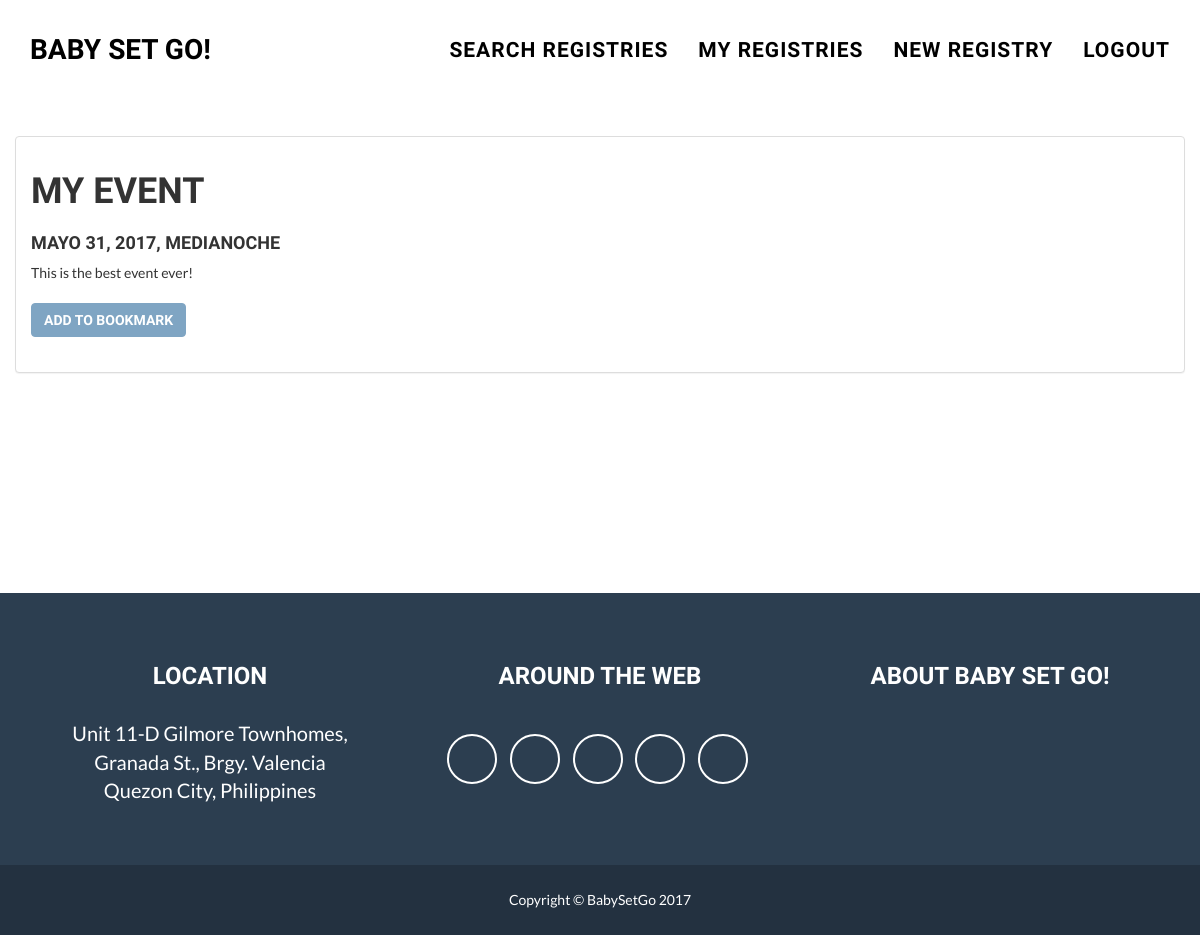
/registry/registry/detail/1/ (signed in), run on an earlier commit of the app's database.
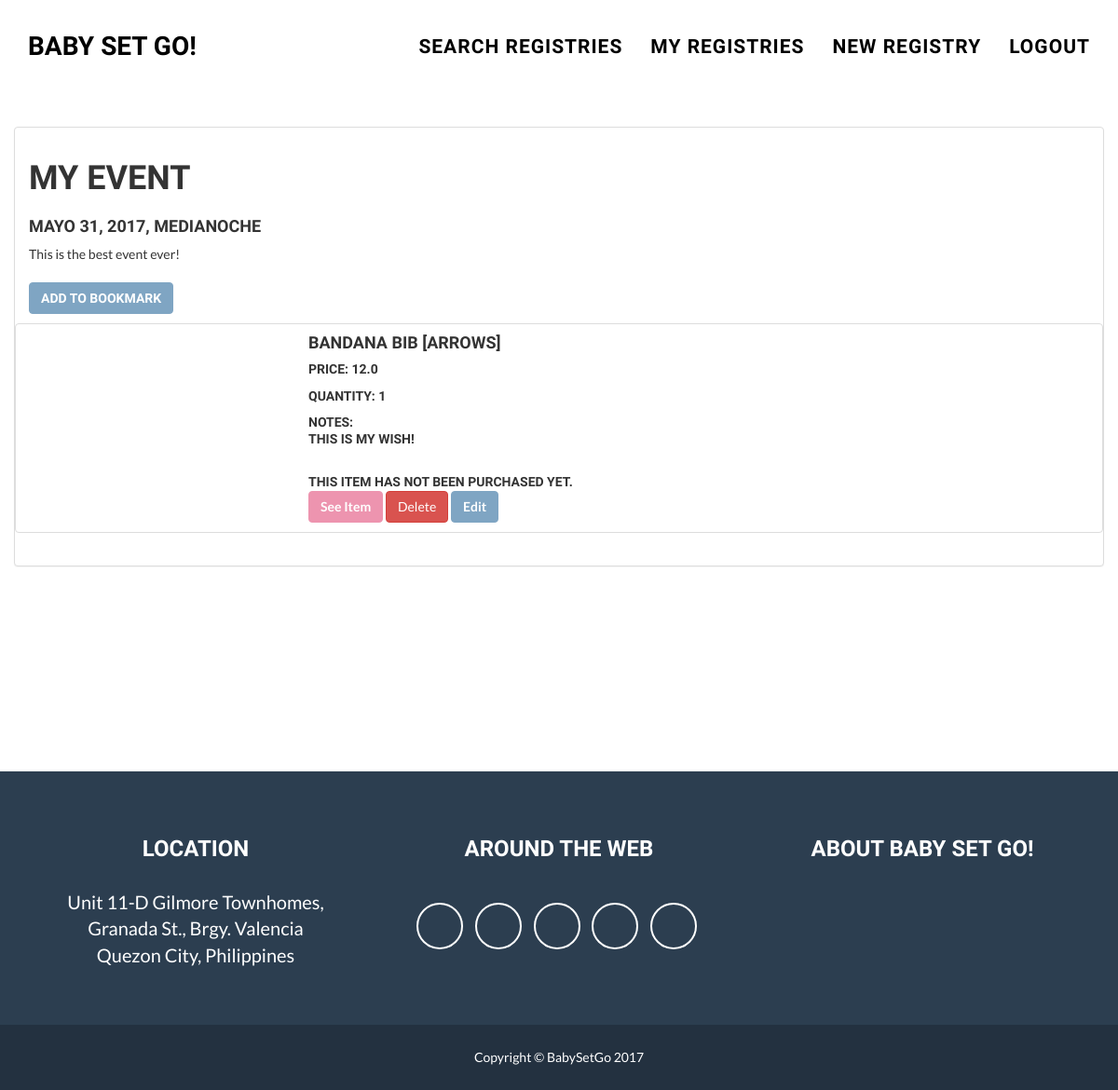
And on a later commit of the database.
### registry/models.py (models this page shows, shortened)
class Registry(models.Model):
    delivery_options = (('venue','Venue'),('address','Home Address'))
    name = models.CharField(max_length=255)
    slug = extension_fields.AutoSlugField(populate_from='id', blank=True)
    created = models.DateTimeField(auto_now_add=True, editable=False)
    last_updated = models.DateTimeField(auto_now=True, editable=False)
    id = models.AutoField(primary_key=True)
    event_description = models.CharField(max_length=1000, null=True)
    event_date = models.DateTimeField(null=True, blank=False)
    event_venue = models.CharField(max_length=255, blank=False)
    name_baby = models.CharField(max_length=255, blank=False)
    name_mother = models.CharField(max_length=255, blank=False)
    name_father = models.CharField(max_length=255, blank=False)
    address = models.CharField(max_length=255, blank=False)
    delivered_where = models.CharField(choices=delivery_options,max_length=30, blank=False)
    due_date = models.DateField(blank=True, null=True)
    baby_birthdate = models.DateField(blank=True)
    created_by = models.ForeignKey(settings.AUTH_USER_MODEL, )
    class Meta:
        ordering = ('-created',)

class RegistryItem(models.Model):
    id = models.AutoField(primary_key=True)
    name = models.CharField(max_length=255)
    slug = extension_fields.AutoSlugField(populate_from='id', blank=True)
    created = models.DateTimeField(auto_now_add=True, editable=False)
    last_updated = models.DateTimeField(auto_now=True, editable=False)
    bought_by = models.TextField(max_length=1000, null=True, blank=True)
    message = models.TextField(max_length=10000, null=True, blank=True)
    bought = models.BooleanField()
    price_from_vendor = models.TextField(max_length=100)
    price_display = models.TextField(max_length=100)
    item_url = models.TextField(max_length=300)
    img_url =  models.TextField(max_length=300)
    item_notes = models.TextField(max_length=300)
    quantity = models.IntegerField()
    quantity_bought = models.IntegerField()
    registry = models.ForeignKey('registry.Registry', )
    class Meta:
        ordering = ('-created',)

### registry/views.py (the view)
# urls.py: url(r'^registry/registry/detail/(?P<pk>\S+)/$', views.RegistryDetailView.as_view(), name='registry_registry_detail'),
@method_decorator(must_be_yours, name='dispatch')
class RegistryDetailView(DetailView):
    template_name = 'registry/registry.html'
    model = Registry

### base/context_processors.py (called while the page is built)
def breadcrumbs(request):
    try:
        view_name = resolve(request.path_info).url_name
    except:
        return {}
    if view_name in breadcrumbs_views:
        return {'breadcrumbs': breadcrumbs_views[view_name]}
    return {}

def add_login_form(request):
    return {
        'login_form': LoginForm(),
    }

### registry/views.py (called while the page is built)
def must_be_yours(func):
    def check_and_call(request, *args, **kwargs):
        pk = kwargs["pk"]
        registry = Registry.objects.get(pk=pk)
        if not (registry.created_by.id == request.user.id):
            return HttpResponse("It is not yours ! You are not permitted !",
                        content_type="application/json", status=403)
        return func(request, *args, **kwargs)
    return check_and_call

### registry/templates/registry/registry.html (shortened to what this page needs)
{% extends 'baby/base.html' %}
{% load static %}
{% load i18n %}
{% block content %}
<div class="container">
    <div class="row row-centered home-cards">
        <div class="panel card panel-default">
            <div class="panel-body">
                <h1>{{ object.name }}<a href="#"></a></h1>
                <h3>{{ object.event_date }}</h3>
                <p>
                    {{ object.event_description }}
                </p>
                <h3><a href="javascript:(function(d){var js = document.createElement('script');js.src='//ajax.googleapis.com/ajax/libs/jquery/1.12.4/jquery.min.js';document.head.appendChild(js);var s=d.createElement('script');s.type='text/javascript';s.async=true;s.src='https://localhost:8000/static/js/babysetgo-add-items.js?v='+parseInt(Math.random()*99999999);s.id='babysetgo';s.setAttribute('reg_id',{{object.id}});d.body.appendChild(s);var c=d.createElement('link');c.type='text/css';c.rel='stylesheet';c.href='https://localhost:8000/static/css/modal.css';d.body.appendChild(c);}(document));" class="col-centered btn btn-primary">Add to Bookmark</a></h3>
                <div class="list-group django-list">
                    {% for item in object.registryitem_set.all %}
                    <div class="list-group-item row">
                        <div class="img-separator col-md-3">
                        </div>
                        <div class="text-separator col-md-9">
                            <h4 class="list-group-item-heading">{{ item.name }}</h4>
                            <h5 class="list-group-item-text">Price: {{ item.price_from_vendor }}</h5>
                            <h5 class="list-group-item-text">Quantity: {{ item.quantity }}</h5>
                            <h5 class="list-group-item-text">Notes: <br>{{ item.item_notes }}</h5>
                            {% if item.bought == 1 %}
                                <h5 class="list-group-item-text"><br>{{ item.quantity_bought }} / {{ item.quantity }}&nbsp has been purchased.</h5>
                                <h5 class="list-group-item-text"><br>Purchased by: &nbsp {{ item.bought_by }}</h5>
                            {% else %}
                                <h5 class="list-group-item-text"><br>This item has not been purchased yet.</h5>
                            {% endif %}
                            <a href="{{ item.item_url }}" class="col-centered btn btn-info">See Item</a>
                            <a href="{% url 'registry_registryitem_delete' object.id %}?item_id={{ item.id }}" class="col-centered btn btn-danger delete-button" type="button">Delete</a>
                            <a href="{% url 'registry_registryitem_update' item.id %}" class="col-centered btn btn-primary edit-button" type="button">Edit</a>
                        </div>
                    </div>
                    {% endfor %}
                </div>
            </div>
        </div>
    </div>
</div>
{% endblock %}

### base/templates/baby/base.html (shortened to what this page needs)
{% load static %}
{% load i18n %}
<!DOCTYPE html>
<html lang="en">
<head>
    <link rel="stylesheet" href="//code.jquery.com/ui/1.12.0/themes/base/jquery-ui.css">
    <link rel="stylesheet" href="https://maxcdn.bootstrapcdn.com/bootstrap/3.3.7/css/bootstrap.min.css" media="screen" title="no title" charset="utf-8">
    <link href="{% static 'css/vendors/bootstrap.min.css' %}" rel="stylesheet">
    <link href="{% static 'css/vendors/font-awesome.min.css' %}" rel="stylesheet" type="text/css">
    <link href="{% static 'css/freelancer.css' %}" rel="stylesheet">
    <link href="{% static 'css/baby_theme.css' %}" rel="stylesheet">
</head>
<body id="page-top" class="index">
    {% include "baby/base_navbar.html" %}
    {% include "baby/base_header.html" %}
    <main class="baby">
        {% block content %}
        {% endblock %}
    </main>
    <footer class="footer">
        {% include "baby/base_footer.html" %}
    </footer>
</body>
</html>

### base/templates/baby/base_navbar.html (shortened to what this page needs)
{% load i18n %}
{% load static %}
    <nav id="mainNav" class="navbar navbar-default navbar-fixed-top navbar-custom">
        <div class="container">
            <div class="navbar-header page-scroll">
                {% if not request.path == '/' %}
                <a class="navbar-brand" href="/">Baby Set Go!</a>
                {% endif %}
            </div>
            <div class="collapse navbar-collapse" id="bs-example-navbar-collapse-1">
              {% if not request.path == '/' %}
                <ul class="nav navbar-nav navbar-right">
                      <li class="page-scroll">
                          <a href="#registry">Search Registries</a>
                      </li>
                    {% if user.is_authenticated %}
                      <li class="page-scroll">
                          <a href="{% url 'home' %}">My Registries</a>
                      </li>
                      <li class="page-scroll">
                          <a href="{% url 'registry_registry_create' %}">New Registry</a>
                      </li>
                      <li class="logout">
                          <a id="id_logout" class="logout_button" href="{% url 'logout' %}" title="Logout">Logout</a>
                      </li>
                    {% endif %}
                  </ul>
                {% endif %}
            </div>
        </div>
    </nav>

### base/templates/baby/base_header.html (shortened to what this page needs)
{% load i18n %}
{% load static %}
{% if not request.path == '/' %}
<div class="bg-color-white">
</div>
{% endif %}

### base/templates/baby/base_footer.html (shortened to what this page needs)
{% load i18n %}
{% load static %}
<footer class="text-center">
        <div class="footer-above">
            <div class="container">
                <div class="row">
                    <div class="footer-col col-md-4">
                        <h3>Location</h3>
                        <p>Unit 11-D Gilmore Townhomes, <br>Granada St., Brgy. Valencia<br>
                            Quezon City, Philippines</p>
                    </div>
                    <div class="footer-col col-md-4">
                        <h3>Around the Web</h3>
                        <ul class="list-inline">
                            <li>
                                <a href="#" class="btn-social btn-outline"><span class="sr-only">Facebook</span><i class="fa fa-fw fa-facebook"></i></a>
                            </li>
                            <li>
                                <a href="#" class="btn-social btn-outline"><span class="sr-only">Google Plus</span><i class="fa fa-fw fa-google-plus"></i></a>
                            </li>
                            <li>
                                <a href="#" class="btn-social btn-outline"><span class="sr-only">Twitter</span><i class="fa fa-fw fa-twitter"></i></a>
                            </li>
                            <li>
                                <a href="#" class="btn-social btn-outline"><span class="sr-only">Linked In</span><i class="fa fa-fw fa-linkedin"></i></a>
                            </li>
                            <li>
                                <a href="#" class="btn-social btn-outline"><span class="sr-only">Dribble</span><i class="fa fa-fw fa-dribbble"></i></a>
                            </li>
                        </ul>
                    </div>
                    <div class="footer-col col-md-4">
                        <h3>About Baby Set Go!</h3>
                    </div>
                </div>
            </div>
        </div>
        <div class="footer-below">
            <div class="container">
                <div class="row">
                    <div class="col-lg-12">
                        Copyright &copy; BabySetGo 2017
                    </div>
                </div>
            </div>
        </div>
    </footer>

### base/static/css/freelancer.css (style rules this page uses)
body { font-family: 'Lato', 'Helvetica Neue', Helvetica, Arial, sans-serif; overflow-x: hidden; }
p { font-size: 20px; }
a, a:hover, a:focus, a:active, a.active { color: #ade4cd; }
h1, h2, h3, h4, h5, h6 { font-family: "Bubbler One", "Helvetica Neue", Helvetica, Arial, sans-serif; text-transform: uppercase; font-weight: 700; }
.navbar-custom { background: #fff; text-transform: uppercase; font-weight: 700; border: none; }
.navbar-custom .navbar-brand { color: #000; }
.navbar-custom .navbar-nav { letter-spacing: 1px; }
.navbar-custom .navbar-nav li a { color: #000; }
@media (min-width: 768px) { .navbar-custom { padding: 25px 0; -webkit-transition: padding 0.3s; -moz-transition: padding 0.3s; transition: padding 0.3s; } }
@media (min-width: 768px) { .navbar-custom .navbar-brand { font-size: 2em; -webkit-transition: all 0.3s; -moz-transition: all 0.3s; transition: all 0.3s; } }
footer { color: white; margin-top: 100px; }
footer h3 { margin-bottom: 30px; }
footer .footer-above { padding-top: 50px; background-color: #2C3E50; }
footer .footer-col { margin-bottom: 50px; }
footer .footer-below { padding: 25px 0; background-color: #233140; }
.btn-outline { color: white; font-size: 20px; border: solid 2px white; background: transparent; transition: all 0.3s ease-in-out; margin-top: 15px; }
.btn-primary { color: white; background-color: #7FA5C3; border-color: #7FA5C3; font-weight: 700; }
.btn-social { display: inline-block; height: 50px; width: 50px; border: 2px solid white; border-radius: 100%; text-align: center; font-size: 20px; line-height: 45px; }
.btn-info { color: white; background-color: #ED94AF; border-color: #ED94AF; font-weight: 700; }
.home-cards { margin-top: 100px; position: relative; padding-bottom: 100px; }
.home-cards .card { padding: 0; }
.home-cards .card .panel-body h3 { font-size: 18px; font-weight: 600; line-height: normal; font-style: normal; }
.home-cards .card .panel-body p { font-size: 14px; font-style: normal; font-weight: normal; }

### base/static/css/baby_theme.css (style rules this page uses)
.navbar-brand { font-family: 'Bubbler One', sans-serif; }
.navbar-nav { font-family: 'Bubbler One', sans-serif; font-size: 1.5em; }

What changed in the data, as far as the page shows it:
added RegistryItem: name "BANDANA BIB [ARROWS]", price_from_vendor "12.0", quantity "1", item_notes "THIS IS MY WISH!", bought "THIS ITEM HAS NOT BEEN PURCHASED YET."
